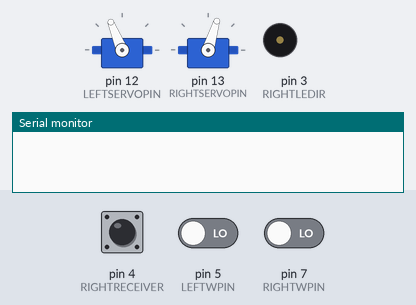
Bench run of a sketch on a simulated Arduino Uno, built with avr-gcc and run on an emulated ATmega328P. On the bench: 2 × servo, buzzer (waves = sounding), the last lines printed to the serial monitor. The test bench sets the inputs (shaded band); at power-on: pin 5 (LEFTWPIN) LOW, pin 7 (RIGHTWPIN) LOW, pin 4 (RIGHTRECEIVER) LOW. EEPROM starts erased.

Above: at 1.3 s.
1.4 s: pin 5 (LEFTWPIN) driven HIGH and pin 7 (RIGHTWPIN) driven HIGH
At 1.8 s:
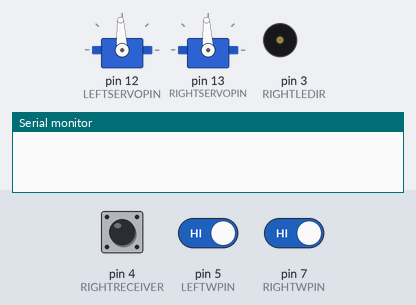
At 2.8 s:
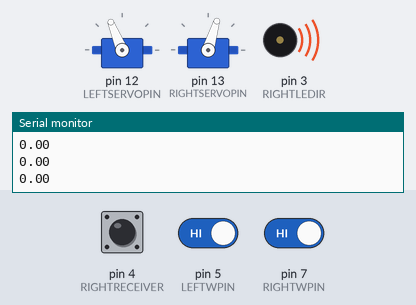
3.4 s: pin 4 (RIGHTRECEIVER) pulled HIGH for 0.15 s
At 4.5 s:
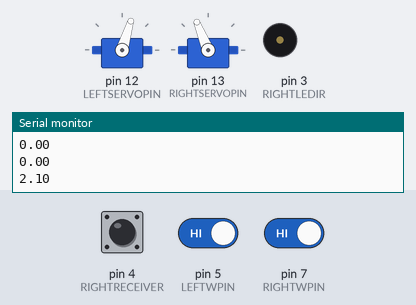
Timing chart, 0 to 6.4 s (numbered marks = the images above; inputs shaded):
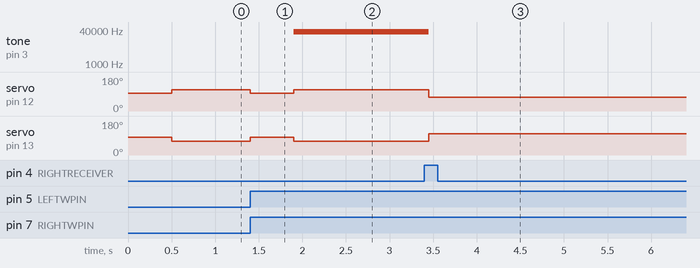

Measured:
- after the input at 1.4 s, tone on pin 3 (RIGHTLEDIR): silent → 33000 Hz after 0.50 s; servo on pin 12 (LEFTSERVOPIN): 112° → 93° at once, → 112° 0.50 s later; servo on pin 13 (RIGHTSERVOPIN): 73° → 93° at once, → 73° 0.50 s later
- after the input at 3.4 s, tone on pin 3 (RIGHTLEDIR): 33000 Hz → silent after 0.05 s; servo on pin 12 (LEFTSERVOPIN): 112° → 73° after 0.05 s; servo on pin 13 (RIGHTSERVOPIN): 73° → 112° after 0.05 s

The sketch:

BPF_Assignment.ino
```cpp
#include <Servo.h>
#include <EEPROM.h>
Servo leftServo;
Servo rightServo;

// SERVO PINS
const int LEFTSERVOPIN = 12;
const int RIGHTSERVOPIN = 13;

// IR PINS
static int RIGHTLEDIR = 3;
static int RIGHTRECEIVER = 4;

// WHISKER PINS
const int LEFTWPIN = 5;
const int RIGHTWPIN = 7;

// EEPROM Variable
int address = 1;

void setup() {
  Serial.begin(9600);

  // Set up pins for IR LED and IR Sensor
  pinMode(RIGHTLEDIR, OUTPUT);
  pinMode(RIGHTRECEIVER, INPUT);

  // -- Set up whisker pins
  pinMode(LEFTWPIN, INPUT);
  pinMode(RIGHTWPIN, INPUT);

  // -- Attach servo motors to digital output pins
  leftServo.attach(LEFTSERVOPIN);
  rightServo.attach(RIGHTSERVOPIN);

  EEPROM.write(0, 57);

  // -- Get measurements of distance and write them to EEPROM
  for (long freq = 33000; freq <= 42000; freq = freq + 500) {
    for (int meas = 1; meas <= 3; meas = meas + 1) {

      // Step 2: Roll forward until whisker touches, then pause for 1/2 second
      driveServos(200,200);
      while (digitalRead(LEFTWPIN) == 1 || digitalRead(RIGHTWPIN) == 1);
      driveServos(0, 0);
      delay(500);

      // Step 3: Roll backwards until it no longer touches the wall, then pause for 1/2 second
      driveServos(-200,-200);
      while (digitalRead(LEFTWPIN) == 0 || digitalRead(RIGHTWPIN) == 0);
      driveServos(0, 0);
      delay(500);

      // Step 4: Read current time with millis() function. This is the start time
      unsigned long startTime = millis();

      // Step 5: Roll backward until it no longer sees the wall with the IR sensor. Pause for 1/2 second.
      driveServos(-200, -200);
      float avg =  0;
      do {
        float sum = 0;
        for (int i = 0; i < 30; i++){
          sum += irDetect(RIGHTLEDIR, RIGHTRECEIVER, freq);
        }
        avg = (sum / 10);
        Serial.println(avg);
      } while (avg < 0.5);
      driveServos(0, 0);

      // Step 6: Read the current time with the millis() function. This is the end time.
      unsigned long endTime = millis();

      // Step 7: Record time (end - start) in the EEPROM
      unsigned long diff = (endTime - startTime);

      unsigned long high = (unsigned long)(diff / 256); // -- quotient of diff/256
      unsigned long low = (unsigned long)(diff % 256);  // -- remainder of diff/256

      // Write the values to EEPROM in high/low order.
      EEPROM.write(address, high);
      ++address;
      EEPROM.write(address, low);
      ++address;
    }
  }

}

void loop() {

}

// -- InfraRed functions
int irDetect(int irLedPin, int irSensorPin, long freq){
  tone(irLedPin, freq, 8);
  delay(1);
  int ir = digitalRead(irSensorPin);
  delay(1);
  return ir;
}

// -- Movement functions
void driveServos(int leftpw, int rightpw) {

  // Swap + and - if not working properly
  rightServo.writeMicroseconds(1500 + leftpw);
  leftServo.writeMicroseconds(1500 - rightpw);

}
```
